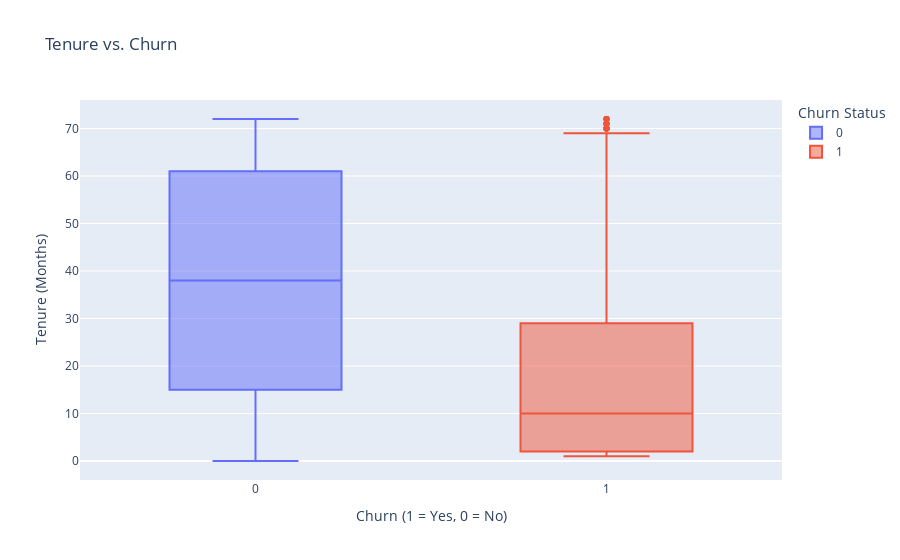

The notebook cell saved with this chart:
### Markdown cell above
This matrix displays the correlations between various factors and customer churn, which is highlighted for emphasis.
The color scale ranges from -1 (purple) to 1 (yellow), where 1 indicates a perfect positive correlation, -1 a perfect negative correlation, and values closer to 0 a weaker relationship.

1. We can identify that "tenure" has a noticeable negative correlation with "Churn", meaning that customers with longer tenure tend to churn less.

2. The "Contract_Two year" variable has a negative correlation with churn, indicating that customers with two-year contracts are less likely to churn.

3. "MonthlyCharges" has a positive correlation with churn, suggesting that customers with higher monthly charges may be more likely to churn.

### Code cell
#This plot will help us see if there’s a visible difference in tenure between customers who churn and those who stay. 
#Shorter subscription lengths may be more common among churned customers if the hypothesis holds true.

# Interactive box plot of tenure (subscription length) by churn status
fig = px.box(numeric_df, x="Churn", y="tenure", title="Tenure vs. Churn",
             labels={"tenure": "Subscription Length (Months)", "Churn": "Churn Status"},
             color="Churn")
fig.update_layout(xaxis_title="Churn (1 = Yes, 0 = No)", yaxis_title="Tenure (Months)")
fig.show()

### Figure 1 — Plotly figure (JSON) as saved in the notebook; plotly's stock layout.template omitted (floating-point values rounded to 4 significant figures; data arrays with more than 128 entries replaced by an {"elided": "..."} marker saying what was removed)
{"data": [{"alignmentgroup": "True", "hovertemplate": "Churn Status=%{x}<br>Subscription Length (Months)=%{y}<extra></extra>", "legendgroup": "0", "marker": {"color": "#636efa"}, "name": "0", "notched": false, "offsetgroup": "0", "orientation": "v", "showlegend": true, "type": "box", "x": {"elided": "5174 int values"}, "x0": " ", "xaxis": "x", "y": {"elided": "5174 int values"}, "y0": " ", "yaxis": "y"}, {"alignmentgroup": "True", "hovertemplate": "Churn Status=%{x}<br>Subscription Length (Months)=%{y}<extra></extra>", "legendgroup": "1", "marker": {"color": "#EF553B"}, "name": "1", "notched": false, "offsetgroup": "1", "orientation": "v", "showlegend": true, "type": "box", "x": {"elided": "1869 int values"}, "x0": " ", "xaxis": "x", "y": {"elided": "1869 int values"}, "y0": " ", "yaxis": "y"}], "layout": {"boxmode": "overlay", "legend": {"title": {"text": "Churn Status"}, "tracegroupgap": 0}, "title": {"text": "Tenure vs. Churn"}, "xaxis": {"anchor": "y", "categoryarray": [0, 1], "categoryorder": "array", "domain": [0, 1], "title": {"text": "Churn (1 = Yes, 0 = No)"}}, "yaxis": {"anchor": "x", "domain": [0, 1], "title": {"text": "Tenure (Months)"}}}}
